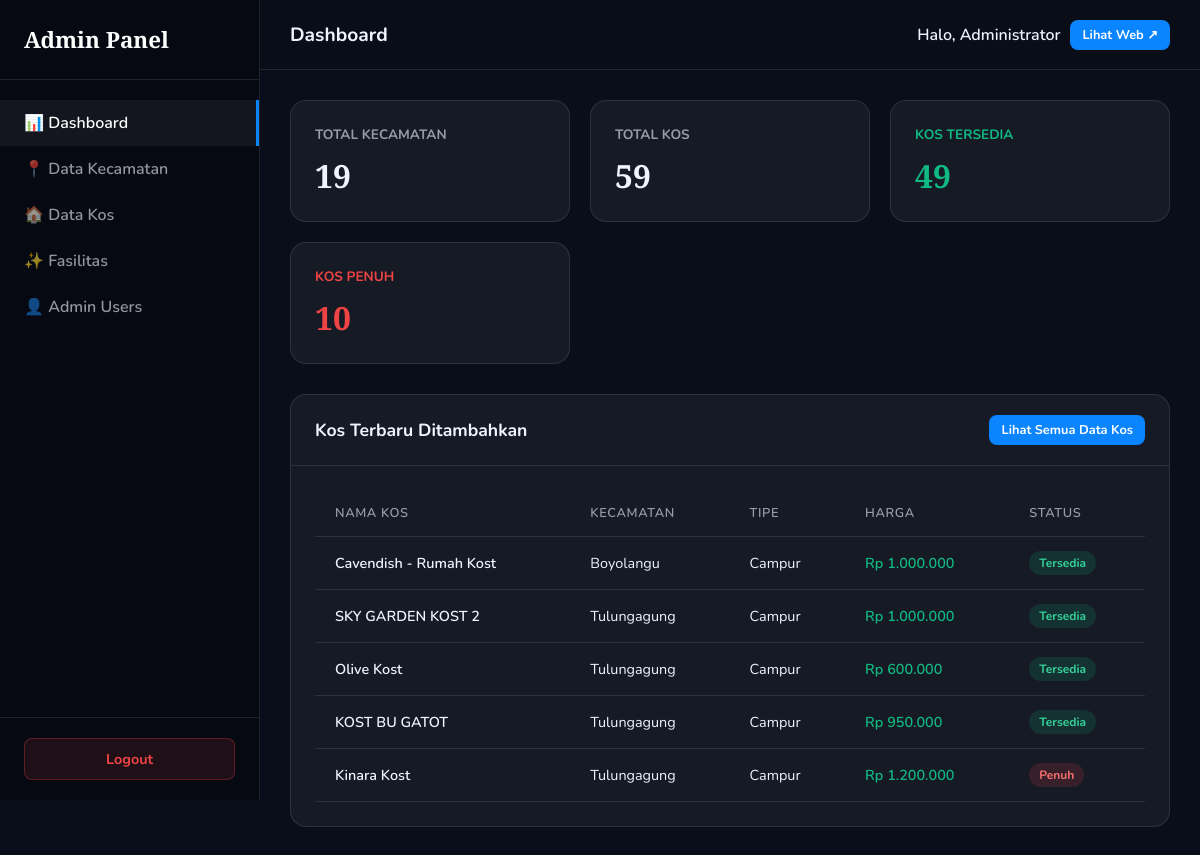
Screenshot of /admin/dashboard.php (signed in) with the database file from the repository.
### tables this page shows
CREATE TABLE `kos` (
  `id` int(11) NOT NULL,
  `kecamatan_id` int(11) NOT NULL,
  `nama` varchar(200) NOT NULL,
  `alamat` mediumtext NOT NULL,
  `tipe` enum('putra','putri','campur') NOT NULL DEFAULT 'campur',
  `harga` int(11) NOT NULL DEFAULT 0,
  `status` enum('tersedia','penuh') NOT NULL DEFAULT 'tersedia',
  `rating` decimal(2,1) DEFAULT 4.5,
  `telepon` varchar(20) DEFAULT NULL,
  `whatsapp` varchar(20) DEFAULT NULL,
  `foto_1` varchar(500) DEFAULT NULL,
  `foto_2` varchar(500) DEFAULT NULL,
  `foto_3` varchar(500) DEFAULT NULL,
  `foto_4` varchar(500) DEFAULT NULL,
  `foto_5` varchar(500) DEFAULT NULL,
  `foto_6` varchar(500) DEFAULT NULL,
  `created_at` timestamp NOT NULL DEFAULT current_timestamp(),
  `updated_at` timestamp NOT NULL DEFAULT current_timestamp() ON UPDATE current_timestamp()
);

CREATE TABLE `kecamatan` (
  `id` int(11) NOT NULL,
  `nama` varchar(100) NOT NULL,
  `slug` varchar(100) NOT NULL,
  `foto_url` varchar(500) DEFAULT NULL,
  `jumlah_kos` int(11) DEFAULT 0,
  `rating` decimal(2,1) DEFAULT 0.0,
  `urutan` int(11) DEFAULT 0,
  `created_at` timestamp NOT NULL DEFAULT current_timestamp(),
  `updated_at` timestamp NOT NULL DEFAULT current_timestamp() ON UPDATE current_timestamp()
);

### config/app.php (called while the page is built, shortened)
<?php
function formatRupiah($amount) {
    return 'Rp ' . number_format($amount, 0, ',', '.');
}

### admin/dashboard.php (the view, shortened to what this page needs)
<?php
require_once __DIR__ . '/../config/app.php';
$db = getDB();
$totalKec = $db->query("SELECT COUNT(*) FROM kecamatan")->fetchColumn();
$totalKos = $db->query("SELECT COUNT(*) FROM kos")->fetchColumn();
$kosTersedia = $db->query("SELECT COUNT(*) FROM kos WHERE status = 'tersedia'")->fetchColumn();
$kosPenuh = $db->query("SELECT COUNT(*) FROM kos WHERE status = 'penuh'")->fetchColumn();
$recentKos = $db->query("SELECT k.*, kec.nama as nama_kecamatan FROM kos k JOIN kecamatan kec ON k.kecamatan_id = kec.id ORDER BY k.created_at DESC LIMIT 5")->fetchAll();
include __DIR__ . '/includes/header.php';
?>
<div class="stat-grid">
    <div class="stat-card">
        <div class="stat-card-title">Total Kecamatan</div>
        <div class="stat-card-value"><?= $totalKec ?></div>
    </div>
    <div class="stat-card">
        <div class="stat-card-title">Total Kos</div>
        <div class="stat-card-value"><?= $totalKos ?></div>
    </div>
    <div class="stat-card">
        <div class="stat-card-title" style="color:var(--success)">Kos Tersedia</div>
        <div class="stat-card-value" style="color:var(--success)"><?= $kosTersedia ?></div>
    </div>
    <div class="stat-card">
        <div class="stat-card-title" style="color:var(--danger)">Kos Penuh</div>
        <div class="stat-card-value" style="color:var(--danger)"><?= $kosPenuh ?></div>
    </div>
</div>
<div class="card">
    <div class="card-header">
        <h4>Kos Terbaru Ditambahkan</h4>
        <a href="kos.php" class="btn btn-sm btn-primary">Lihat Semua Data Kos</a>
    </div>
    <div class="card-body">
        <div class="table-responsive">
            <table>
                <thead>
                    <tr>
                        <th>Nama Kos</th>
                        <th>Kecamatan</th>
                        <th>Tipe</th>
                        <th>Harga</th>
                        <th>Status</th>
                    </tr>
                </thead>
                <tbody>
                    <?php if (empty($recentKos)): ?>
                        <tr><td colspan="5" class="text-center" style="color:var(--text-muted)">Belum ada data kos</td></tr>
                    <?php else: ?>
                        <?php foreach ($recentKos as $kos): ?>
                        <tr>
                            <td style="font-weight:600"><?= htmlspecialchars($kos['nama']) ?></td>
                            <td><?= htmlspecialchars($kos['nama_kecamatan']) ?></td>
                            <td><?= ucfirst($kos['tipe']) ?></td>
                            <td style="color:var(--success);font-weight:600"><?= formatRupiah($kos['harga']) ?></td>
                            <td>
                                <span class="badge badge-<?= $kos['status'] ?>"><?= ucfirst($kos['status']) ?></span>
                            </td>
                        </tr>
                        <?php endforeach; ?>
                    <?php endif; ?>
                </tbody>
            </table>
        </div>
    </div>
</div>
<?php include __DIR__ . '/includes/footer.php'; ?>

### admin/assets/admin.css (style rules this page uses)
:root { --bg-main: #0a0e1a; --bg-card: rgba(255, 255, 255, 0.05); --border-glass: rgba(255, 255, 255, 0.1); --border-focus: rgba(130, 207, 255, 0.5); --text-main: #f0f4ff; --text-muted: rgba(240, 244, 255, 0.6); --accent: #0a84ff; --accent-hover: #006ee6; --danger: #ef4444; --success: #10b981; --sidebar-w: 260px; --header-h: 70px; --r-card: 16px; --r-input: 8px; --shadow-main: 0 8px 30px rgba(0,0,0,0.4); }
* { box-sizing: border-box; margin: 0; padding: 0; }
body { font-family: 'Nunito', sans-serif; background: var(--bg-main); color: var(--text-main); display: flex; min-height: 100vh; }
.btn { display: inline-flex; align-items: center; justify-content: center; gap: 8px; padding: 10px 20px; border-radius: var(--r-input); font-weight: 700; cursor: pointer; transition: all 0.2s; border: none; font-family: 'Nunito', sans-serif; text-decoration: none; font-size: 0.9rem; }
.btn-primary { background: var(--accent); color: #fff; }
.btn-sm { padding: 6px 12px; font-size: 0.8rem; }
.card { background: var(--bg-card); border: 1px solid var(--border-glass); border-radius: var(--r-card); margin-bottom: 24px; overflow: hidden; }
.card-header { padding: 20px 24px; border-bottom: 1px solid var(--border-glass); display: flex; justify-content: space-between; align-items: center; }
.card-header h4 { font-size: 1.1rem; }
.card-body { padding: 24px; }
.table-responsive { overflow-x: auto; }
table { width: 100%; border-collapse: collapse; }
th, td { padding: 14px 20px; text-align: left; border-bottom: 1px solid var(--border-glass); font-size: 0.9rem; }
th { color: var(--text-muted); font-weight: 600; text-transform: uppercase; font-size: 0.8rem; letter-spacing: 0.05em; }
.badge { display: inline-block; padding: 4px 10px; border-radius: 100px; font-size: 0.75rem; font-weight: 700; }
.badge-tersedia { background: rgba(16, 185, 129, 0.15); color: #34d399; }
.badge-penuh { background: rgba(239, 68, 68, 0.15); color: #f87171; }
.stat-grid { display: grid; grid-template-columns: repeat(auto-fit, minmax(220px, 1fr)); gap: 20px; margin-bottom: 30px; }
.stat-card { padding: 24px; background: var(--bg-card); border: 1px solid var(--border-glass); border-radius: var(--r-card); }
.stat-card-title { color: var(--text-muted); font-size: 0.85rem; font-weight: 700; text-transform: uppercase; margin-bottom: 10px; }
.stat-card-value { font-size: 2rem; font-weight: 800; font-family: 'Playfair Display', serif; }

### rows the page displays
kos: nama "Cavendish - Rumah Kost", kecamatan.nama "Boyolangu", tipe "Campur", harga "Rp 1.000.000", status "Tersedia"
kos: nama "SKY GARDEN KOST 2", kecamatan.nama "Tulungagung", tipe "Campur", harga "Rp 1.000.000", status "Tersedia"
kos: nama "Olive Kost", kecamatan.nama "Tulungagung", tipe "Campur", harga "Rp 600.000", status "Tersedia"
kos: nama "KOST BU GATOT", kecamatan.nama "Tulungagung", tipe "Campur", harga "Rp 950.000", status "Tersedia"
kos: nama "Kinara Kost", kecamatan.nama "Tulungagung", tipe "Campur", harga "Rp 1.200.000", status "Penuh"

### other values shown
$pageTitle "Dashboard"
$_SESSION['admin_nama'] "Administrator"
$totalKec "19"
$totalKos "59"
$kosTersedia "49"
$kosPenuh "10"
